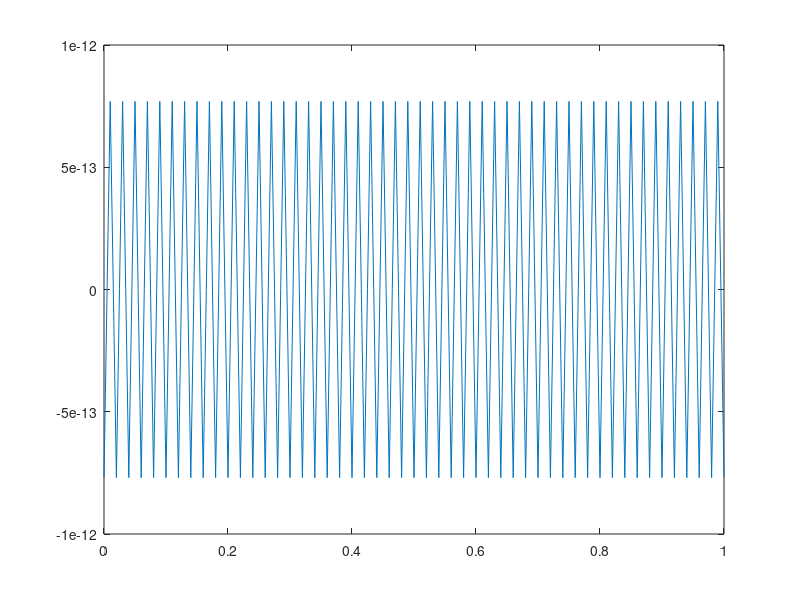

MATLAB code to generate this figure:
% lax method for solving wave equation%
clc
clear
%N number of point &n number of time step point%
N=201;
xmin=0;
xmax=1;
h=xmax/(N-1);
a=0.2;
tmax=2.5;
T=0.02;
n=(tmax/T)+1;
c=a*T/h;
u=zeros(n,N+2);
x=zeros(N+2,1);
%initial condition%
for i=2:N+1
    x(i)=(i-2)*h;
    u(1,i)=sin(100*pi*x(i));
end
for k=1:n
    u(k,1)=u(k,N);
    u(k,N+2)=u(k,3);
    for i=2:N+1
     u(k+1,i)=((u(k,i-1)+u(k,i+1))/2)-((c/2)*(u(k,i+1)-u(k,i-1)));
    end
end
ufinal=u(n,[2:N+1]);
finalenergy=0.5*sqrt(sum(ufinal.^2))
xnew=x(2:N+1);
plot(xnew,ufinal);